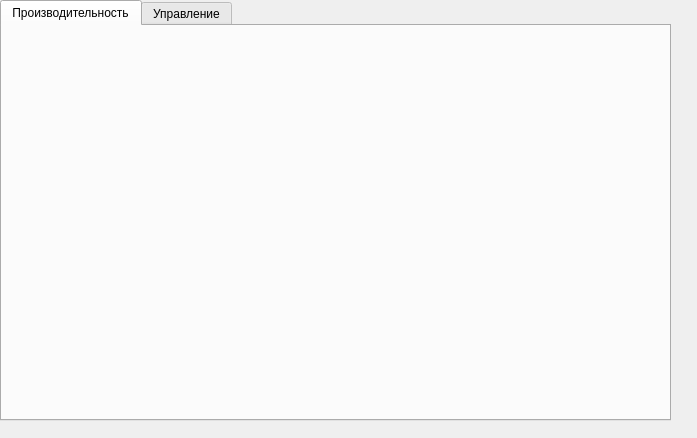
<?xml version="1.0" encoding="UTF-8"?>
<ui version="4.0">
 <class>mainTabWidget</class>
 <widget class="QWidget" name="mainTabWidget">
  <property name="geometry">
   <rect>
    <x>0</x>
    <y>0</y>
    <width>697</width>
    <height>438</height>
   </rect>
  </property>
  <property name="windowTitle">
   <string>Form</string>
  </property>
  <widget class="QTabWidget" name="tabWidget">
   <property name="geometry">
    <rect>
     <x>0</x>
     <y>0</y>
     <width>671</width>
     <height>421</height>
    </rect>
   </property>
   <property name="currentIndex">
    <number>0</number>
   </property>
   <widget class="QWidget" name="tabWidgetPage1" native="true">
    <attribute name="title">
     <string>Производительность</string>
    </attribute>
    <widget class="perfomanceWidget" name="perfWidget" native="true">
     <property name="geometry">
      <rect>
       <x>0</x>
       <y>0</y>
       <width>641</width>
       <height>371</height>
      </rect>
     </property>
    </widget>
   </widget>
   <widget class="QWidget" name="tabWidgetPage2" native="true">
    <attribute name="title">
     <string>Управление</string>
    </attribute>
   </widget>
  </widget>
 </widget>
 <customwidgets>
  <customwidget>
   <class>perfomanceWidget</class>
   <extends>QWidget</extends>
   <header>widgets/perfomancewidget.h</header>
   <container>1</container>
  </customwidget>
 </customwidgets>
 <resources/>
 <connections/>
</ui>
